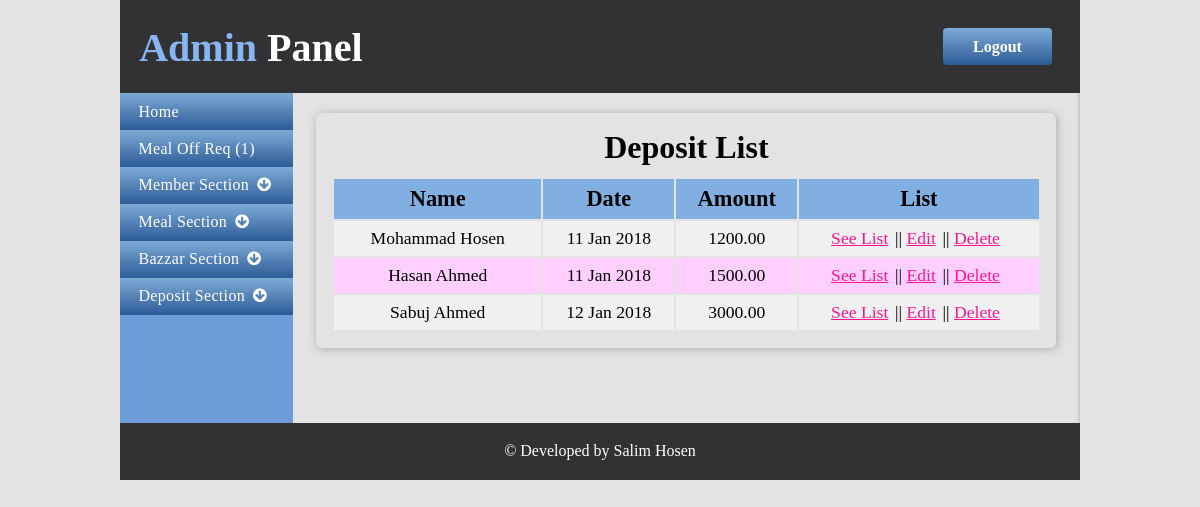
The app's page /admin/bazList.php (signed in) with its own data.
### tables this page shows
CREATE TABLE `tbl_bazar` (
  `bazId` int(11) NOT NULL,
  `bName` varchar(255) DEFAULT NULL,
  `bDate` varchar(255) DEFAULT NULL,
  `image` varchar(255) DEFAULT NULL,
  `amount` float(10,2) DEFAULT NULL
);

### admin/classes/Bazzar.php (called while the page is built, shortened)
<?php
	class Bazzar{
		private $db;
		public function __construct(){
			$this->db = new Database();
		}
		public function getBazDetails(){
			$query = "select * from tbl_bazar";
			$res = $this->db->select($query);
			if($res){
				return $res;
			}else{
				return false;
			}
		}
	}
?>

### admin/lib/Database.php (called while the page is built, shortened)
<?php
	class Database{
		private $db_user = DB_USER;
		private $db_name = DB_NAME;
		private $db_pass = DB_PASS;
		private $db_host = DB_HOST;
		public $link;
		public function dbCon(){
			$this->link = new mysqli($this->db_host,$this->db_user,$this->db_pass,$this->db_name);
		}
		public function select($query){
			$res = $this->link->query($query)or die("Connection Fail".$this->link->error.__LINE__);
			if(mysqli_num_rows($res)>0){
				return $res;
			}else{
				return false;
			}
		}
	}
?>

### admin/helpers/Format.php (called while the page is built, shortened)
<?php
	class Format{
		public function formatDate($data){
			$data = strtotime($data);
			return date("d M Y",$data);
		}
	}
?>

### admin/bazList.php (the view, shortened to what this page needs)
<?php include "inc/header.php";?>
				<section>
					<?php include "inc/sidebar.php";?>
					<article>
						<div class="bazzar_tbl admin_meal">
						<h2>Deposit List</h2>
						<form>
							<table>
								<tbody>
									<tr>
										<td>Name</td>
										<td>Date</td>
										<td>Amount</td>
										<td>List</td>
									</tr>
									<?php
										$res = $baz->getBazDetails();
										if($res){
											while($value = $res->fetch_assoc()){
									?>
									<tr>
										<td><?php echo $value['bName'];?></td>
										<td><?php echo $fm->formatDate($value['bDate']);?></td>
										<td><?php echo $value['amount'];?></td>
										<td>
											<a href="seeList.php?seeId=<?php echo $value['image'];?>">See List</a>||
											<a href="editBaz.php?bEditId=<?php echo $value['bazId'];?>">Edit</a>||
											<a onclick="return confirm('Are you sure you want to Delete?');" href="?bDelId=<?php echo $value['bazId'];?>">Delete</a>
										</td>
									</tr>
									<?php
										}
									}
									?>
								</tbody>
							</table>
							</form>
						</div>
					</article>
				</section>
				<?php include "inc/footer.php";?>

### css/style.css (style rules this page uses)
* { margin: 0; padding: 0; }
body,html { margin: 0; padding: 0; width: 100%; min-height: 100%; font-size: 1em; }
header, section, article, footer { display: block; overflow: hidden; }
article h2 { text-align: center; padding-bottom: 1.5%; font-size: 2em; }
.login_form,.meal_tab,.bazzar_tbl,.off { width: 50%; margin: 20px auto; padding: 2%; box-shadow: 1px 1px 10px #A8A8A8; border-radius: 6px; overflow: hidden; }
table { width: 100%; }
.meal_tab tr:nth-child(2n+1),.bazzar_tbl tr:nth-child(2n+1) { background: #FFD0FF; }
.meal_tab tr:nth-child(2n),.bazzar_tbl tr:nth-child(2n) { background: #F0F0F0; }
.bazzar_tbl { width: 90%; }
.bazzar_tbl tr:first-child td { font-size: 1.4em; font-weight: bold; }
.bazzar_tbl td { padding: 1%; font-size: 1.1em; text-align: center; }
.bazzar_tbl a { color: #FF1493; margin-right: 3%; }

### admin/css/adcss.css (style rules this page uses)
body { background: #e3e3e3; }
section { width: 100%; }
article { width: 82%; float: left; }
.admin_meal tr:first-child { background: #81AFE1; }

### records on screen
tbl_bazar: bName "Mohammad Hosen", bDate "11 Jan 2018", amount "1200.00"
tbl_bazar: bName "Hasan Ahmed", bDate "11 Jan 2018", amount "1500.00"
tbl_bazar: bName "Sabuj Ahmed", bDate "12 Jan 2018", amount "3000.00"
